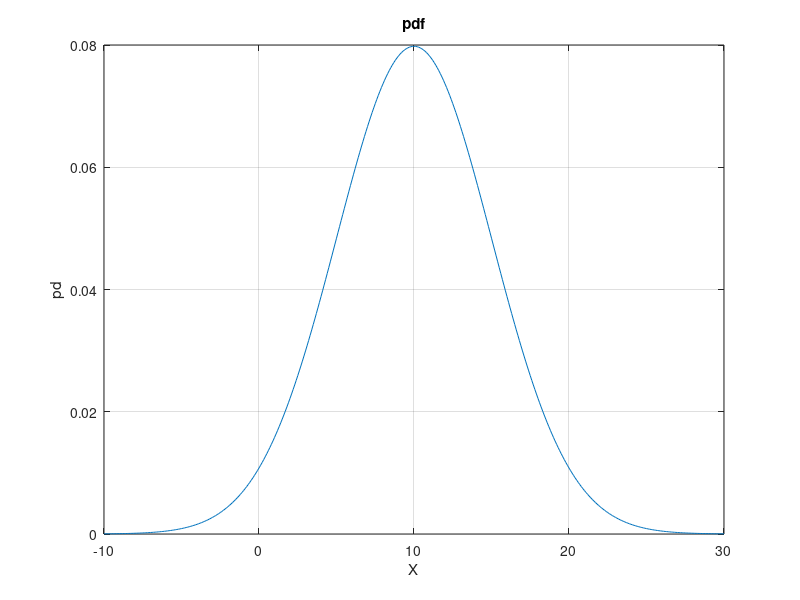

Write the MATLAB code that produced this figure.
% PDF グラフ生成

clc;clear;close all; %画面とメモリの初期化

% -- CHANGE --

sigma = 5; mu = 10; % sigma: 標準偏差, mu:平均

x = mu-4*sigma:0.1:mu+4*sigma; %　確率変数xの定義[μ-4σ,μ+4σ]

y = (1/(sqrt(2*pi)*sigma))*exp(-((x - mu).^2)/(2*sigma^2)); %確率密度 

% -- CHANGE --

plot(x,y);
xlabel('X');
ylabel('pd');grid on; %グラフ描画
title('pdf');